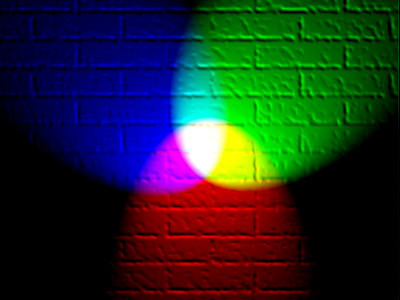
#> input picture RGB.jpg, 400 x 300 px, given in place of the camera
$ python edge_detection.py   (older library calls are emulated)
#> lines starting #> are read from the running program, lines starting #| are printed output that depends on the picture; after the words box and inside, x2 and y2 are one past the last pixel; in counts of white or black regions, pixels touching at a corner belong together
import cv2
import numpy as np
import requests
from skimage.transform import (hough_line, hough_line_peaks, probabilistic_hough_line)
import matplotlib.pyplot as plt

#url = 'http://192.168.1.65:8080/shot.jpg'
#fourcc = cv2.VideoWriter_fourcc(*'XVID')
#out = cv2.VideoWriter('output.avi', fourcc, 20.0, (640, 480))
cap = cv2.VideoCapture(0)

# make a parameter adjust window
def nothing():
    pass

cv2.namedWindow('GUS_ADJ')
cv2.createTrackbar('Gus_blur', 'GUS_ADJ', 4, 10, nothing)

while True:
    gus_pos = cv2.getTrackbarPos('Gus_blur','GUS_ADJ')
    gus_odd_pos = int(gus_pos*2)+1

    #img_req = requests.get(url)
    #img_array = np.array(bytearray(img_req.content),dtype=np.uint8)
    #img = cv2.imdecode(img_array, -1)
    _, img = cap.read()
#> img is the input picture: shape (300, 400, 3); mean B, G, R 36.9, 41.6, 29.5
    kernel = np.ones((5,5),np.float32)/25
    gimg = cv2.GaussianBlur(img, (gus_odd_pos,gus_odd_pos), 0)
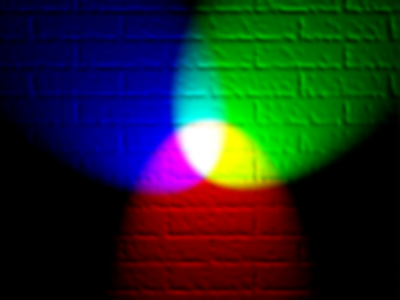
#> gimg: shape (300, 400, 3); mean B, G, R 36.9, 41.5, 29.4

    # [13 lines of commented-out code are left out]

    gray = cv2.cvtColor(img, cv2.COLOR_BGR2GRAY)
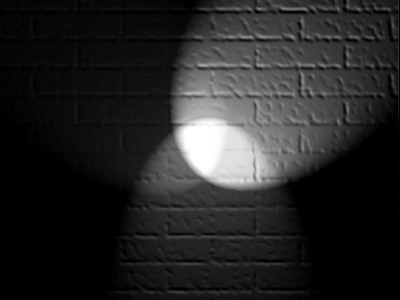
#> gray: shape (300, 400); min 0, max 255, mean 37.4

    #laplacian = cv2.Laplacian(img, cv2.CV_64F)
    #sobelx = cv2.Sobel(img,cv2.CV_64F, 1, 0, ksize=5)
    #sobely = cv2.Sobel(img,cv2.CV_64F, 0, 1, ksize=5)
    edges = cv2.Canny(img, 100, 200)
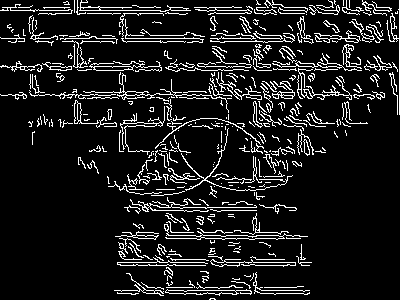
#> edges: shape (300, 400); 10.7% white in thin lines or dots
    gedges = cv2.Canny(gimg, 100, 200)
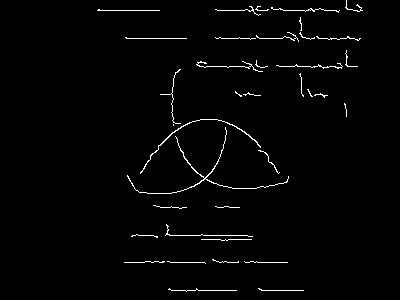
#> gedges: shape (300, 400); 1.7% white in thin lines or dots, all inside (x1, y1, x2, y2) = (97, 0, 363, 292)

    #### Hough transform
    lines = probabilistic_hough_line(gedges, threshold=10, line_length=5, line_gap=5)
#> lines = 137 items
    print(len(lines))
#| 137
    print(' ')
    for line in lines:
        x1, y1 = line[0]
        x2, y2 = line[1]
        #((p0[0], p1[0]), (p0[1], p1[1]))
        lineThickness = 2
        cv2.line(img, (x1, y1), (x2, y2), (0,255,0), lineThickness)
#> this loop made 137 passes
#> (x1, y1, x2, y2) on passes 1 to 12: (282, 38, 216, 38), (360, 38, 306, 38), (159, 10, 97, 10), (186, 38, 126, 38), (144, 262, 124, 262), (357, 66, 342, 66), (314, 10, 283, 10), (238, 262, 219, 262), (267, 10, 217, 10), (267, 66, 199, 66), (287, 262, 245, 262), (247, 235, 165, 235)
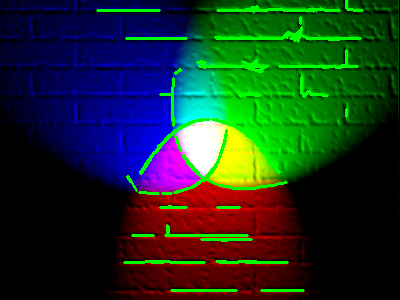
#> img: shape (300, 400, 3); 4.71% of pixels changed, all inside (x1, y1, x2, y2) = (96, 0, 364, 292)


    font = cv2.FONT_HERSHEY_SIMPLEX
#> font = 0
    cv2.putText(gimg, str(gus_odd_pos), (180, 180),font, 2, (0,0,255))
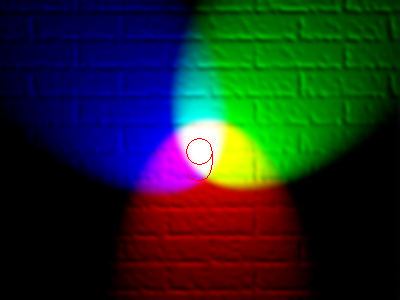
#> gimg: shape (300, 400, 3); 0.1% of pixels changed, all inside (x1, y1, x2, y2) = (186, 138, 213, 181)


    cv2.imshow('image',img)
    cv2.imshow('gimage',gimg)
    # [4 lines of commented-out code are left out]
    cv2.imshow('edges',edges)
    cv2.imshow('gedges',gedges)
    #cv2.imshow('plot_lines',plot_lines)

    if cv2.waitKey(5) & 0xFF == ord('q'):
#> (key q is pressed here)
        break

#out.release()
#cap.release()
cv2.destroyAllWindows()
